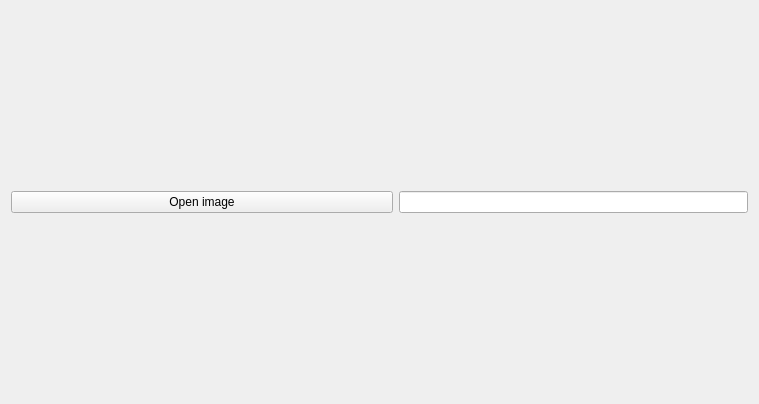
<?xml version="1.0" encoding="UTF-8"?>
<ui version="4.0">
 <class>MainWindow</class>
 <widget class="QMainWindow" name="MainWindow">
  <property name="geometry">
   <rect>
    <x>0</x>
    <y>0</y>
    <width>759</width>
    <height>404</height>
   </rect>
  </property>
  <property name="windowTitle">
   <string>MainWindow</string>
  </property>
  <widget class="QWidget" name="centralWidget">
   <layout class="QVBoxLayout" name="verticalLayout_6">
    <item>
     <layout class="QHBoxLayout" name="horizontalLayout">
      <item>
       <widget class="QPushButton" name="pushButton">
        <property name="minimumSize">
         <size>
          <width>382</width>
          <height>0</height>
         </size>
        </property>
        <property name="text">
         <string>Open image</string>
        </property>
       </widget>
      </item>
      <item>
       <widget class="QLineEdit" name="lineEdit"/>
      </item>
     </layout>
    </item>
    <item>
     <layout class="QVBoxLayout" name="verticalLayout_1"/>
    </item>
   </layout>
  </widget>
 </widget>
 <layoutdefault spacing="6" margin="11"/>
 <resources/>
 <connections/>
</ui>
